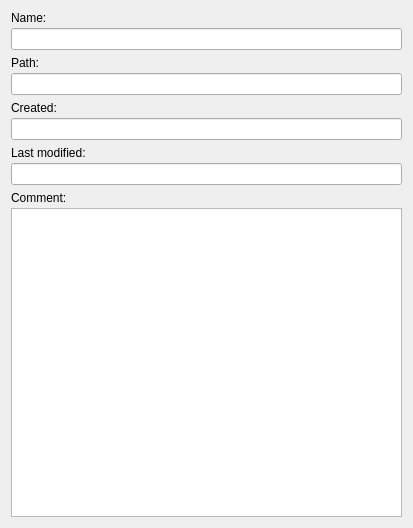
<?xml version="1.0" encoding="UTF-8"?>
<ui version="4.0">
 <class>FileDetailsWidget</class>
 <widget class="QWidget" name="FileDetailsWidget">
  <property name="geometry">
   <rect>
    <x>0</x>
    <y>0</y>
    <width>413</width>
    <height>528</height>
   </rect>
  </property>
  <property name="windowTitle">
   <string>Form</string>
  </property>
  <layout class="QVBoxLayout" name="verticalLayout_6">
   <item>
    <layout class="QVBoxLayout" name="verticalLayout">
     <property name="spacing">
      <number>3</number>
     </property>
     <item>
      <widget class="QLabel" name="label_5">
       <property name="text">
        <string>Name:</string>
       </property>
      </widget>
     </item>
     <item>
      <widget class="QLineEdit" name="lineEditName">
       <property name="readOnly">
        <bool>true</bool>
       </property>
      </widget>
     </item>
    </layout>
   </item>
   <item>
    <layout class="QVBoxLayout" name="verticalLayout_2">
     <property name="spacing">
      <number>3</number>
     </property>
     <item>
      <widget class="QLabel" name="label_4">
       <property name="text">
        <string>Path:</string>
       </property>
      </widget>
     </item>
     <item>
      <widget class="QLineEdit" name="lineEditPath">
       <property name="readOnly">
        <bool>true</bool>
       </property>
      </widget>
     </item>
    </layout>
   </item>
   <item>
    <layout class="QVBoxLayout" name="verticalLayout_3">
     <property name="spacing">
      <number>3</number>
     </property>
     <item>
      <widget class="QLabel" name="label_3">
       <property name="text">
        <string>Created:</string>
       </property>
      </widget>
     </item>
     <item>
      <widget class="QLineEdit" name="lineEditCreated">
       <property name="readOnly">
        <bool>true</bool>
       </property>
      </widget>
     </item>
    </layout>
   </item>
   <item>
    <layout class="QVBoxLayout" name="verticalLayout_4">
     <property name="spacing">
      <number>3</number>
     </property>
     <item>
      <widget class="QLabel" name="label_2">
       <property name="text">
        <string>Last modified:</string>
       </property>
      </widget>
     </item>
     <item>
      <widget class="QLineEdit" name="lineEditModified">
       <property name="readOnly">
        <bool>true</bool>
       </property>
      </widget>
     </item>
    </layout>
   </item>
   <item>
    <layout class="QVBoxLayout" name="verticalLayout_5">
     <property name="spacing">
      <number>3</number>
     </property>
     <item>
      <widget class="QLabel" name="label">
       <property name="text">
        <string>Comment:</string>
       </property>
      </widget>
     </item>
     <item>
      <widget class="QPlainTextEdit" name="plainTextEditComment">
       <property name="readOnly">
        <bool>true</bool>
       </property>
      </widget>
     </item>
    </layout>
   </item>
  </layout>
 </widget>
 <resources/>
 <connections/>
</ui>
